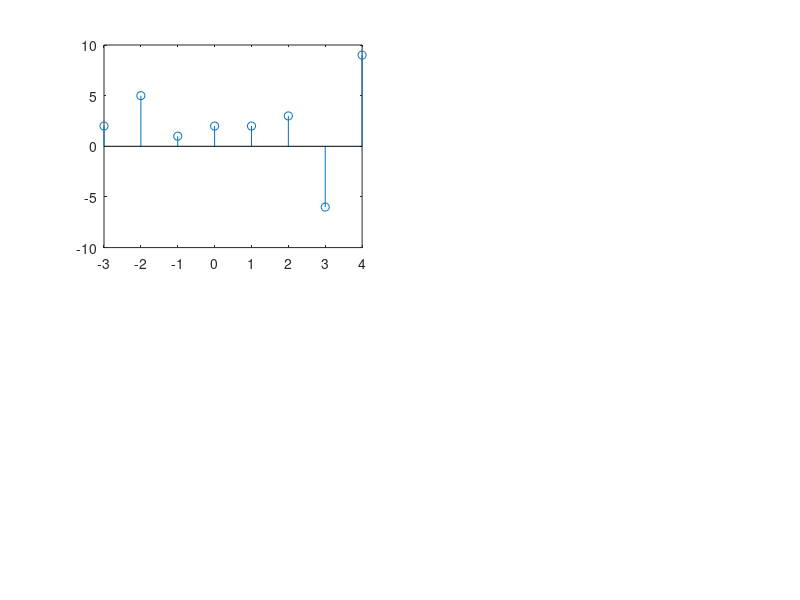

Source code (MATLAB):

clear


% prompt1 = 'Enter the x value ?';
% x = input(prompt1);
% prompt2 = 'Enter the x value ?';
% h = input(prompt2);

x = [2 1 -1 -2 3];
h = [1,2,0,3];

zxp = 3
zyp = 2;

lnx = length(x);
lnh = length(h);
ln = length(x) + length(h)-1;

x = [x,zeros(1,lnx)];
h = [h,zeros(1,lnh)];

for i = 1 : ln
  y(i) = 0;
  for j = 1 : lnx
    if (i-j+1>0)
      y(i) = y(i) + x(j)*h(i-j+1);  
    end 
  end
end

disp(y);
%Z = conv(x,h)

xfy = -(zxp+zyp-2):1:ln -(zxp+zyp-2)-1;

subplot(2,2,1);
title("X = ");
stem(xfy,y);

